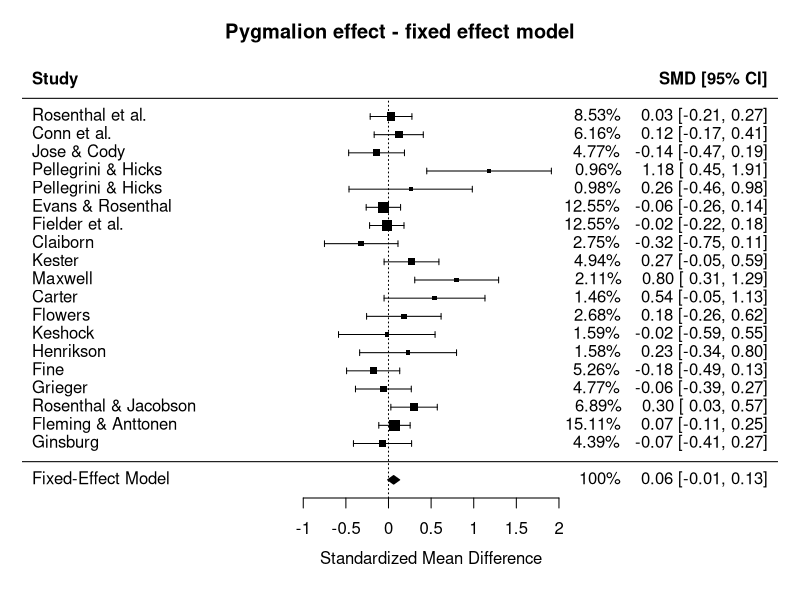
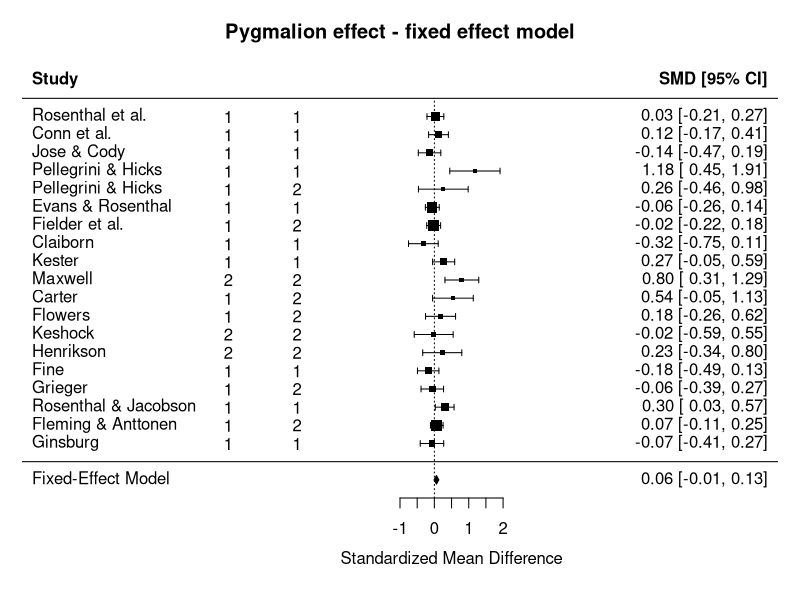
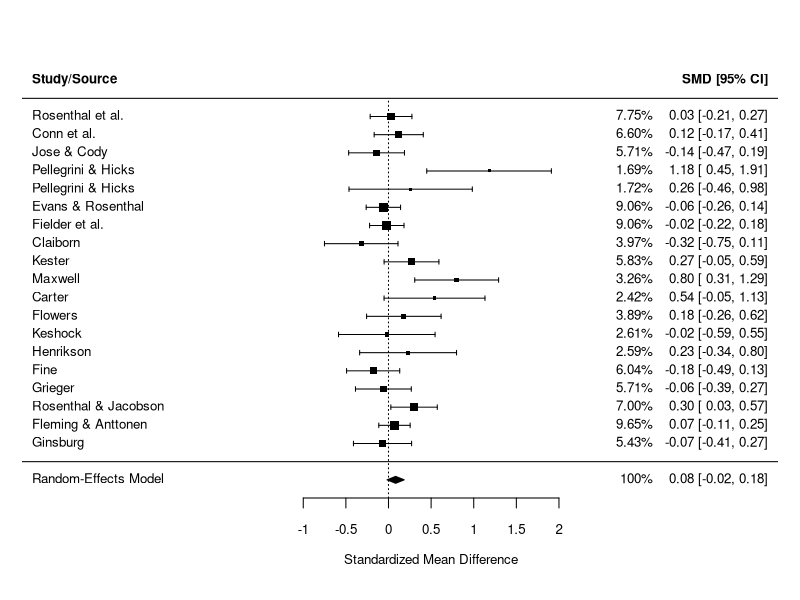
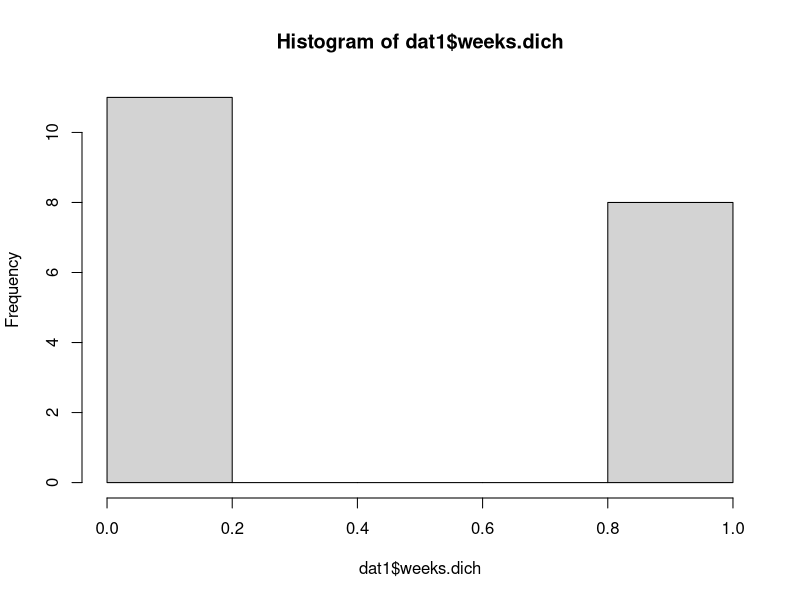
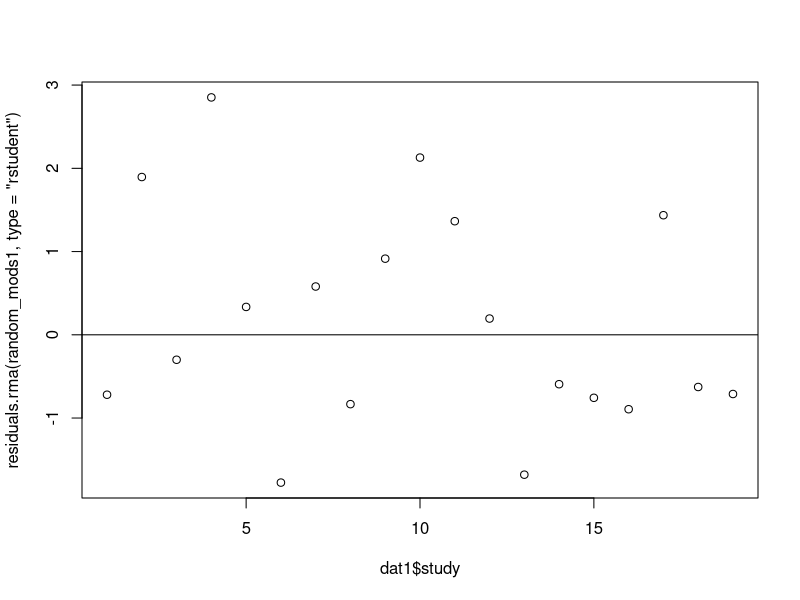
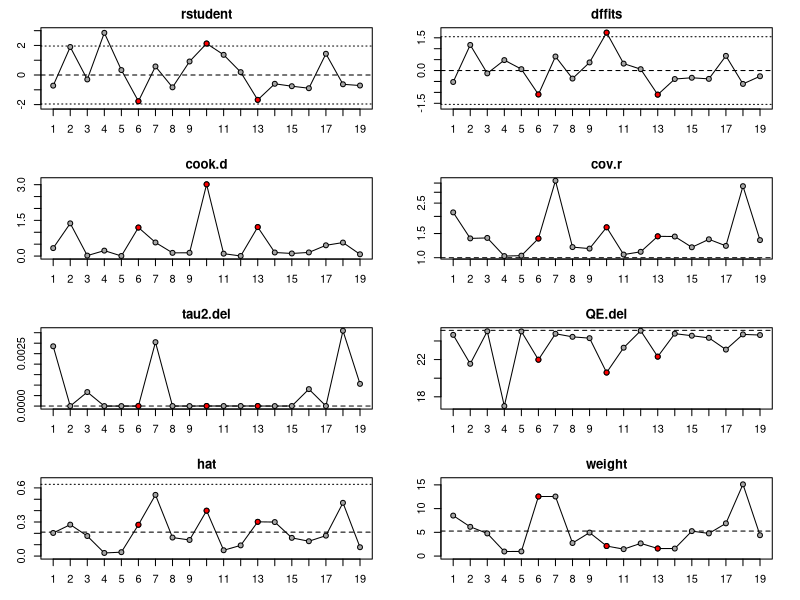
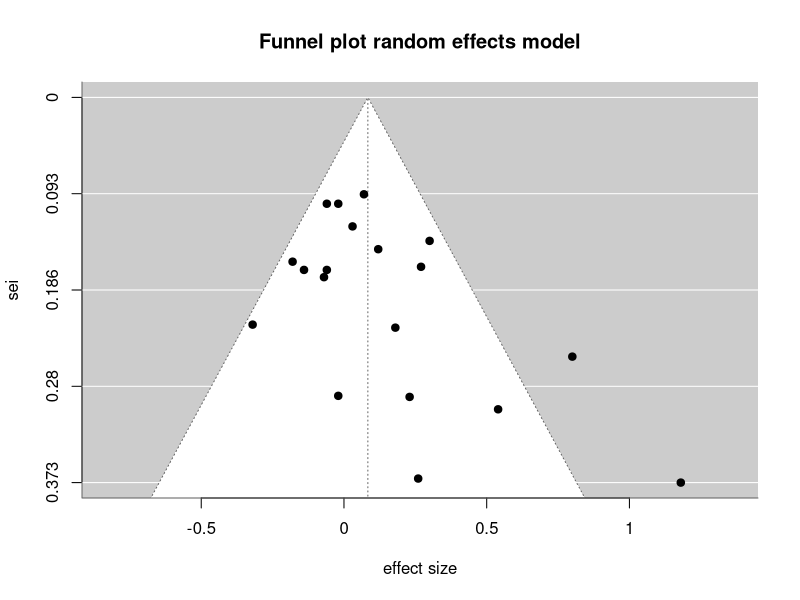
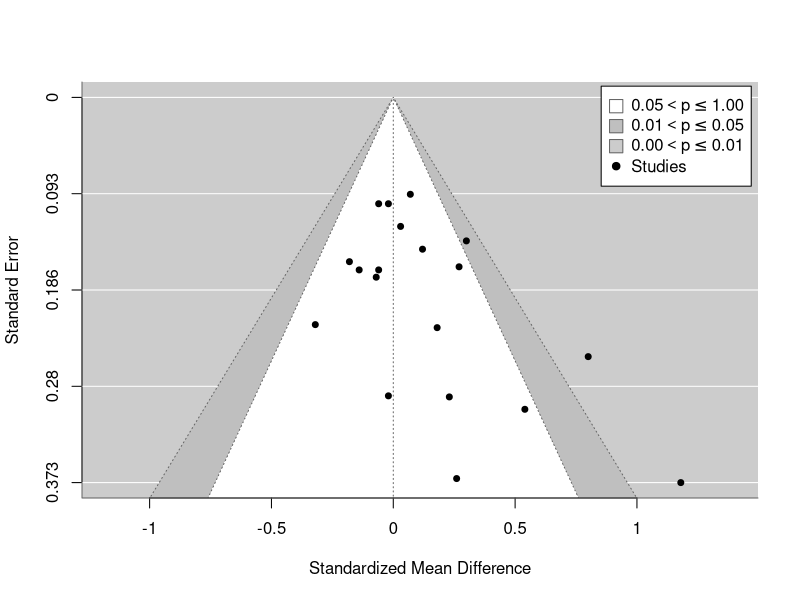

Generate these figures, in order, with R: (Note: this script raises an error after producing the figures.)
## ---- chunk 1
# install.packages("metafor")
library(metafor)
## ---- chunk 2
# Daten laden
dat1 <- dat.raudenbush1985
## ---- chunk 3
dat1$setting <- as.factor(dat1$setting)
dat1$tester <- as.factor(dat1$tester)
## ---- chunk 4
### meta-analysis using a fixed-effects model
resf <- rma.uni(yi, vi, method= "FE", data=dat1)
resf
## ---- chunk 5
### random-effects model
resr <- rma.uni(yi, vi, data=dat1)
resr
## ---- chunk 6
### Zeichne forest plot fuer fixed effect model
forest(resf, main = "Pygmalion effect - fixed effect model", slab = dat1$author, showweights = TRUE, header=TRUE)

# Mit mehr Optionen
forest(resf, main = "Pygmalion effect - fixed effect model", xlim=c(-12,10), ilab=cbind(dat1$setting, dat1$tester), ilab.xpos=c(-6,-4), slab = dat1$author, showweights = FALSE, header=TRUE)

### Zeichne forest plot fuer random effects model
forest(resr, slab = dat1$author, header="Study/Source", cex = 0.8, showweights = TRUE)
## ---- chunk 7
####### with moderators
random_mods1 <- rma(yi, vi, mods = ~ weeks + setting + tester, data=dat1, method = "ML")
random_mods1

random_mods1b <- rma(yi, vi, mods = ~ setting + tester, data=dat1, method ="ML")
random_mods1b

random_mods1c <- rma(yi, vi, mods = ~ weeks, data=dat1, method ="ML")
random_mods1c

anova.rma(random_mods1, random_mods1b) 
anova.rma(random_mods1, random_mods1c)
## ---- chunk 8
#### Vorhersage mittlere Effektstaerken
predict.rma(random_mods1, newmods = cbind(weeks = c(0,2,4,6), setting = 0, tester = 1), addx = TRUE)

predict.rma(random_mods1, newmods = cbind(weeks = c(0,0,0,0,10,10,10,10), setting = c(0,0,1,1,0,0,1,1), tester = c(0,1,0,1,0,1,0,1)), addx = TRUE)
## ---- chunk 9
dat1$weeks.dich <- ifelse(dat1$weeks >= 3, 1, 0)
hist(dat1$weeks.dich)
dat1$weeks.text <- ifelse(dat1$weeks >= 3, "3 or more", "2 or less")
### Berechnung Modell
random_mods2 <- rma(yi, vi, mods = ~ weeks.dich, data=dat1)
random_mods2

### Vorhersage Effektstärken
predict.rma(random_mods2, newmods = c(0,1), addx = TRUE)

## ---- chunk 10
########## Multikollinearity
vif(random_mods1)

######### Residuals
plot(residuals.rma(random_mods1, type = "rstudent") ~ dat1$study)
abline(h=0)

######### Influence
checkInfluence <- influence(random_mods1)
checkInfluence
plot(checkInfluence)
## ---- chunk 11
#### Standard funnel plot fuer random effects model
f1 <- funnel(resr, main ="Funnel plot random effects model", ylab = "sei", xlab ="effect size")
f1

#### Contour enhanced funnel plot
funnel(resr, level=c(95, 99), shade=c("white", "gray75"), refline=0, cex = 0.8, legend=TRUE)
## ---- chunk 12
####### Egger's regression test for funnel plot asymmetry
regtest(resr)

## ---- chunk 13
####### trim and fill
random_tf <- trimfill(resr, estimator = "R0")
random_tf
## ---- chunk 14
forest(random_tf, slab = c(dat1$author, "Fill1", "Fill2"), main = "Forest plot with trim and fill", header = TRUE, cex = 1)

funnel(random_tf, main = "Funnel plot with trim and fill")
## ---- chunk 15
regtest(random_tf)
